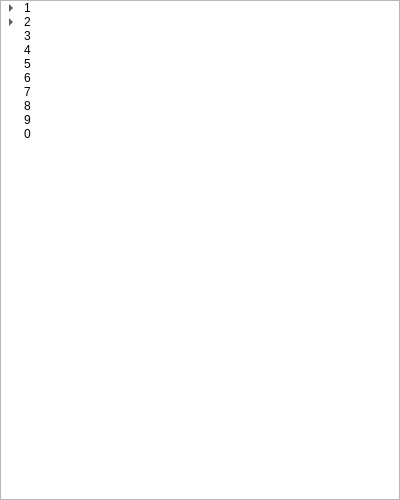
<?xml version="1.0" encoding="UTF-8"?>
<ui version="4.0">
 <class>MainWindow</class>
 <widget class="QMainWindow" name="MainWindow">
  <property name="geometry">
   <rect>
    <x>0</x>
    <y>0</y>
    <width>400</width>
    <height>500</height>
   </rect>
  </property>
  <property name="windowTitle">
   <string>FastPaste</string>
  </property>
  <property name="statusTip">
   <string/>
  </property>
  <widget class="QWidget" name="centralwidget">
   <widget class="QTreeWidget" name="treeWidget">
    <property name="geometry">
     <rect>
      <x>0</x>
      <y>0</y>
      <width>400</width>
      <height>500</height>
     </rect>
    </property>
    <attribute name="headerVisible">
     <bool>false</bool>
    </attribute>
    <column>
     <property name="text">
      <string/>
     </property>
    </column>
    <item>
     <property name="text">
      <string>1</string>
     </property>
     <item>
      <property name="text">
       <string>1.1</string>
      </property>
     </item>
     <item>
      <property name="text">
       <string>1.2</string>
      </property>
     </item>
     <item>
      <property name="text">
       <string>1.3</string>
      </property>
     </item>
     <item>
      <property name="text">
       <string>1.4</string>
      </property>
     </item>
    </item>
    <item>
     <property name="text">
      <string>2</string>
     </property>
     <item>
      <property name="text">
       <string>2.1</string>
      </property>
      <item>
       <property name="text">
        <string>2.1.1</string>
       </property>
      </item>
      <item>
       <property name="text">
        <string>2.1.2</string>
       </property>
      </item>
     </item>
     <item>
      <property name="text">
       <string>2.2</string>
      </property>
     </item>
     <item>
      <property name="text">
       <string>2.3</string>
      </property>
     </item>
     <item>
      <property name="text">
       <string>2.4</string>
      </property>
     </item>
    </item>
    <item>
     <property name="text">
      <string>3</string>
     </property>
    </item>
    <item>
     <property name="text">
      <string>4</string>
     </property>
    </item>
    <item>
     <property name="text">
      <string>5</string>
     </property>
    </item>
    <item>
     <property name="text">
      <string>6</string>
     </property>
    </item>
    <item>
     <property name="text">
      <string>7</string>
     </property>
    </item>
    <item>
     <property name="text">
      <string>8</string>
     </property>
    </item>
    <item>
     <property name="text">
      <string>9</string>
     </property>
    </item>
    <item>
     <property name="text">
      <string>0</string>
     </property>
    </item>
   </widget>
  </widget>
 </widget>
 <resources/>
 <connections/>
</ui>
